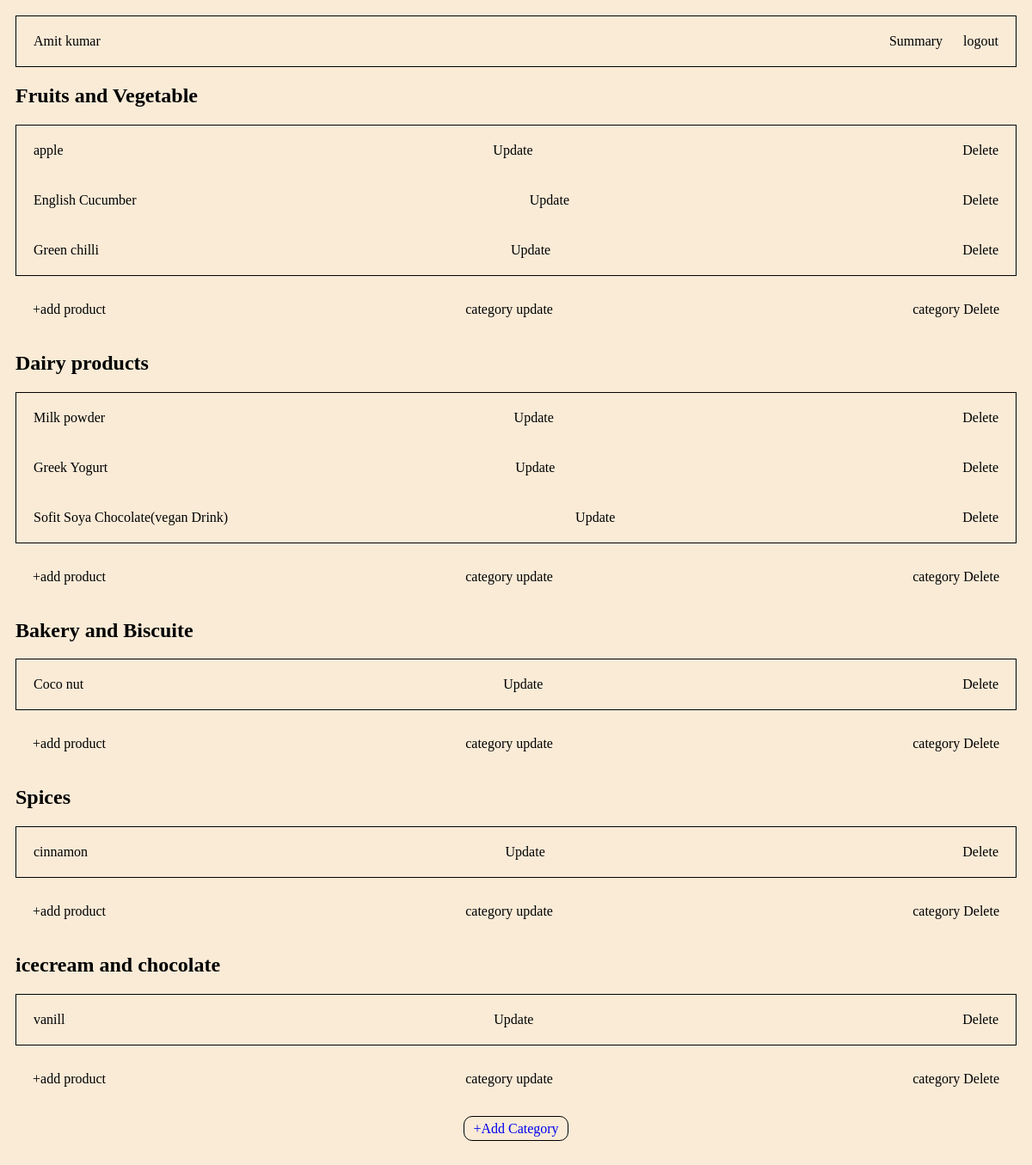
Page /managerhome on the committed database.
### groce/model.py (models this page shows)
class Manager(db.Model):
    m_id = db.Column(db.Integer, primary_key = True)
    m_name = db.Column(db.String)
    m_username = db.Column(db.String(15), nullable = False, unique = True)
    m_password = db.Column(db.String, nullable = False)

class Category(db.Model):
    c_id = db.Column(db.Integer, primary_key = True)
    c_name = db.Column(db.String, nullable = False, unique = True)
    products = db.relationship('Product', backref = "category")

class Product(db.Model):
    p_id = db.Column(db.Integer, primary_key = True)
    p_name = db.Column(db.String)
    unit = db.Column(db.String, nullable = False)
    rate = db.Column(db.Integer, nullable = False)
    quantity = db.Column(db.Integer)
    under_c_id = db.Column(db.Integer, db.ForeignKey("category.c_id"))
    carts = db.relationship('Addcart', backref ='cartproduct')

### groce/routes.py (the view)
@app.route('/managerhome')
def managerhome():
    category = Category.query.all()
    manager = Manager.query.all()
    product = Product.query.all()
    if len(category)==0:
        return render_template('nocategory.html',m_name = manager[0].m_name)
    else:
        return render_template('managerhome.html', m_name = manager[0].m_name, category = category, products = product)

### groce/templates/managerhome.html (shortened to what this page needs)
<!DOCTYPE html>
<html lang="en">
<head>
</head>
<body>
    <nav>
        <div class="header">
            <div>
            {{m_name}}
        </div>
        <div class="profile">
            <a href="/summary" >Summary </a>
            <a href="/logout">logout</a>
        </div>
    </nav>
    <div>
    {% for category_r in category %}
    <h2>{{category_r.c_name}}</h2>
    {% if category_r.products|length == 0 %}
       <h3> no products created </h3>
    {% else %}
    <div class = "products">
    {% for product in category_r.products %}
        <div class = "product">
        {{product.p_name}}
        <a href="/product/{{product.p_id}}/update" type="button">Update</a>
        <a href="/product/{{product.p_id}}/delete" type="button">Delete</a>
    </div>
    {% endfor %}
    </div>
    {% endif %}
    <div class = "product">
    <a href="/addproduct" type="button">+add product</a>
    <a href="/category/{{category_r.c_id}}/edit" type="button">category update</a>
    <a href="/category/{{category_r.c_id}}/delete" type="button">category Delete</a>
</div>
    {% endfor %}
    </div>
    <div class="add" style="margin-top: 20px; margin-bottom: 40px; text-align: center">
    <a href="/addcategory" type="button" >+Add Category</a>
</div>
</body>
</html>

### groce/templates/managerhome.html (style rules this page uses)
body { background-color: antiquewhite; padding: 10px; }
.header { border: 1px solid black; padding: 20px; display: flex; justify-content: space-between; }
.profile a { text-decoration: none; color: black; margin-left: 20px; }
.products { border: 1px solid black; margin-bottom: 10px; }
.product { display: flex; justify-content: space-between; padding:20px; }
.product a { text-decoration: none; color: black; }
.add a { text-decoration: none; border: 1px solid black; padding: 5px 10px; border-radius: 10px; }

### rows in the picture
Manager: m_name "Amit kumar"
Category: c_name "Fruits and Vegetable"
Product: p_name "apple"
Product: p_name "English Cucumber"
Product: p_name "Green chilli"
Category: c_name "Dairy products"
Product: p_name "Milk powder"
Product: p_name "Greek Yogurt"
Product: p_name "Sofit Soya Chocolate(vegan Drink)"
Category: c_name "Bakery and Biscuite"
Product: p_name "Coco nut"
Category: c_name "Spices"
Product: p_name "cinnamon"
Category: c_name "icecream and chocolate"
Product: p_name "vanill"
